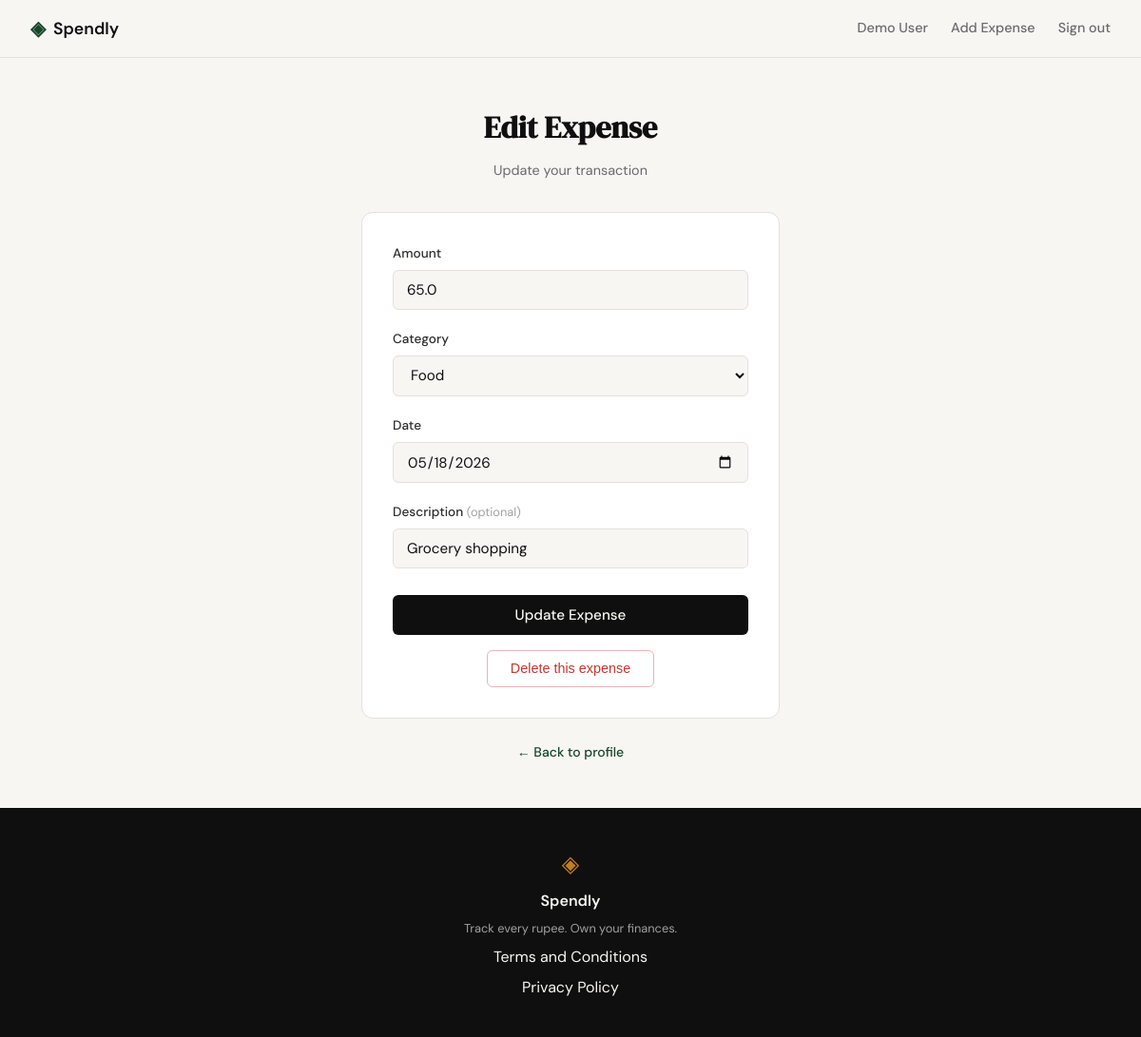
The page /expenses/8/edit (signed in) on the database as committed earlier.
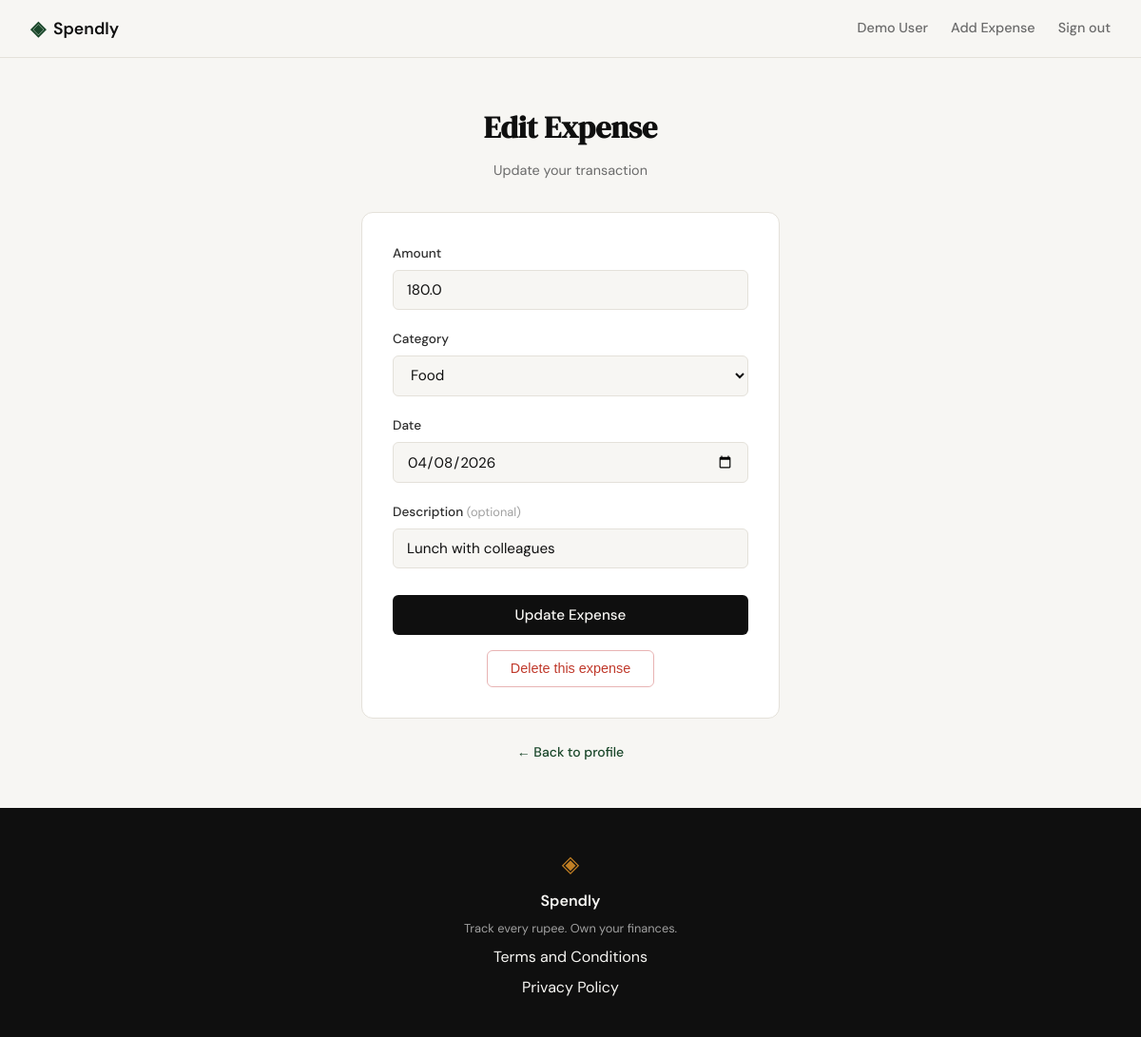
The same page on the database as committed later.
### tables this page shows
CREATE TABLE expenses (
            id          INTEGER PRIMARY KEY AUTOINCREMENT,
            user_id     INTEGER NOT NULL REFERENCES users(id),
            amount      REAL    NOT NULL,
            category    TEXT    NOT NULL,
            date        TEXT    NOT NULL,
            description TEXT,
            created_at  TEXT    DEFAULT (datetime('now'))
        );

### app.py (the view, shortened to what this page needs)
@app.route("/expenses/<int:id>/edit", methods=["GET", "POST"])
def edit_expense(id):
    if not session.get("user_id"):
        return redirect(url_for("login"))
    uid = session["user_id"]
    expense = get_expense_by_id(id, uid)
    if expense is None:
        flash("Expense not found or access denied.", "error")
        return redirect(url_for("profile"))
    return render_template("edit_expense.html", expense=expense, categories=VALID_CATEGORIES)

### database/db.py (called while the page is built)
def get_db():
    conn = sqlite3.connect(DB_PATH)
    conn.row_factory = sqlite3.Row
    conn.execute("PRAGMA foreign_keys = ON")
    return conn

### database/queries.py (called while the page is built)
def get_expense_by_id(expense_id, user_id):
    conn = get_db()
    row = conn.execute(
        "SELECT id, user_id, amount, category, date, description "
        "FROM expenses WHERE id = ? AND user_id = ?",
        (expense_id, user_id),
    ).fetchone()
    conn.close()
    if row is None:
        return None
    return dict(row)

### templates/edit_expense.html (shortened to what this page needs)
{% extends "base.html" %}
{% block head %}
<link rel="stylesheet" href="{{ url_for('static', filename='css/style.css') }}">
{% endblock %}
{% block content %}
<section class="auth-section">
    <div class="auth-container">
        <div class="auth-header">
            <h1 class="auth-title">Edit Expense</h1>
            <p class="auth-subtitle">Update your transaction</p>
        </div>
        <div class="auth-card">
            <form method="POST" action="{{ url_for('edit_expense', id=expense.id) }}">
                <div class="form-group">
                    <label for="amount">Amount</label>
                    <input type="number" id="amount" name="amount"
                           class="form-input" placeholder="0.00"
                           step="0.01" min="0.01"
                           value="{{ expense.amount }}"
                           required autofocus>
                </div>
                <div class="form-group">
                    <label for="category">Category</label>
                    <select id="category" name="category" class="form-input" required>
                        <option value="Food"{% if expense.category == 'Food' %} selected{% endif %}>Food</option>
                    </select>
                </div>
                <div class="form-group">
                    <label for="date">Date</label>
                    <input type="date" id="date" name="date"
                           class="form-input"
                           value="{{ expense.date }}"
                           required>
                </div>
                <div class="form-group">
                    <label for="description">Description <span class="form-optional">(optional)</span></label>
                    <input type="text" id="description" name="description"
                           class="form-input" placeholder="What was this expense for?"
                           maxlength="200"
                           value="{{ expense.description or '' }}">
                </div>
                <button type="submit" class="btn-submit">Update Expense</button>
            </form>
            <div style="margin-top: 1rem; text-align: center;">
                <form method="POST" action="{{ url_for('delete_expense', id=expense.id) }}">
                    <button type="submit" class="btn-ghost btn-sm btn-danger"
                            onclick="return confirm('Delete this expense?')">Delete this expense</button>
                </form>
            </div>
        </div>
        <p class="auth-switch">
            <a href="{{ url_for('profile') }}">← Back to profile</a>
        </p>
    </div>
</section>
{% endblock %}

Rows that differ between the two databases and show on the page:
changed expenses "Food": amount "65.0" → "180.0"; date "05/18/2026" → "04/08/2026"; description "Grocery shopping" → "Lunch with colleagues"
